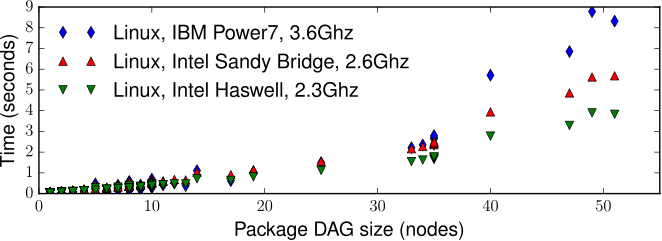

This chart was generated by the following Python code:
#!/usr/bin/env python

import yaml

from matplotlib import rcParams as rc
rc['ps.useafm'] = True
rc['pdf.use14corefonts'] = True
rc['text.usetex'] = True
import matplotlib.pyplot as plt

files = (
#    ('macbook.yaml' , 'MacBook Pro, Haswell, 2.6Ghz'),
    ('rzuseqlac2-timings.yaml'    , 'Linux, IBM Power7, 3.6Ghz'),
    ('rzmerl156-timings.yaml'     , 'Linux, Intel Sandy Bridge, 2.6Ghz'),
    ('rzoz14-timings.yaml'        , 'Linux, Intel Haswell, 2.3Ghz'),
#    ('cab688-timings.yaml'       , 'Linux, Intel Sandy Bridge, 2.6Ghz'),
#    ('catalyst160-timings.yaml'  , 'Linux, Intel Ivy Bridge, 2.4Ghz'),
#    ('vulcanlac3-timings.yaml'   , 'Linux, IBM Power7, 3.6Ghz'),
)


styles = ['bd', 'r^', 'gv', 'bs', 'b*']

#plt.axes().set_aspect(3)


for i, (f, label) in enumerate(files):
    with open(f) as stream:
        timings = yaml.load(stream)

    timings.sort(key=lambda x:int(x[1]))

    timings = [(name, size, sum(t)/len(t)) for name, size, t in timings]
    sizes = [t[1] for t in timings]
    times = [t[2] for t in timings]

    plt.plot(sizes, times, styles[i], label=label)

plt.ylabel('Time (seconds)', fontsize=14)
plt.xlabel('Package DAG size (nodes)', fontsize=14)
l = plt.legend(loc=2, framealpha=0)
l.get_frame().set_linewidth(0)

plt.gca().set_xlim(right=55)

plt.axes().set_aspect(.3 * 1/plt.axes().get_data_ratio())

plt.savefig('concretization-times.pdf')
